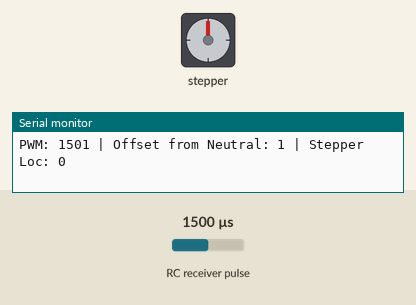
Simulated run of this sketch. Board: Arduino Uno, built with avr-gcc and run on an emulated ATmega328P. Shown: stepper motor, the last lines printed to the serial monitor. Wiring (inferred from the names in the program): RC receiver channel: data pin 5. The test bench sets the inputs (shaded band); at power-on: RC receiver pulse 1500 µs. Stepper angles assume 200 steps per turn.

Above: at 1.2 s.
1.3 s: RC receiver pulse (sensor on pin 5) set to 1484 µs
4.3 s: RC receiver pulse (sensor on pin 5) set to 1474 µs
At 6.2 s:
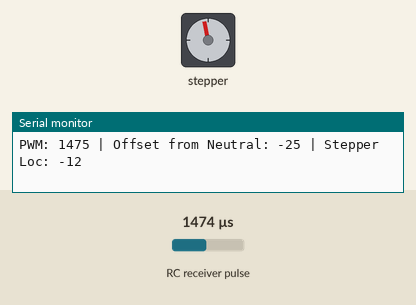
6.6 s: RC receiver pulse (sensor on pin 5) set to 1468 µs
At 7.11 s:
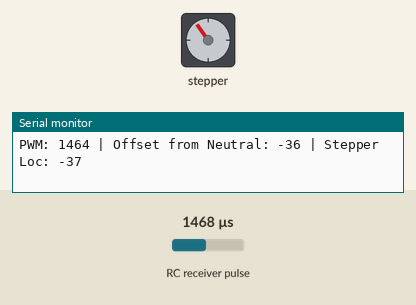
At 7.75 s:
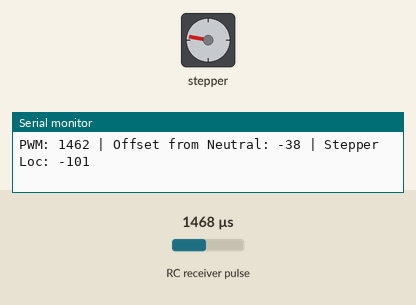
9.6 s: RC receiver pulse (sensor on pin 5) set to 1020 µs
At 9.96 s:
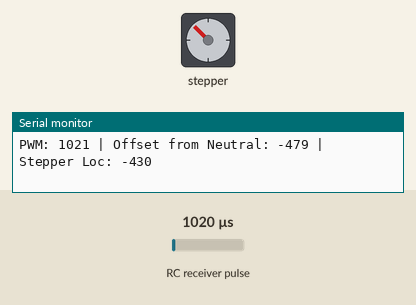
12.6 s: RC receiver pulse (sensor on pin 5) set to 1250 µs
15.6 s: RC receiver pulse (sensor on pin 5) set to 1980 µs
Timing chart, 0 to 19.6 s (numbered marks = the images above; inputs shaded):
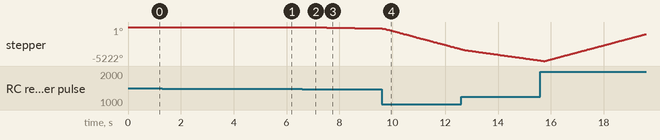

Measured:
- the behaviour switches between 1469 and 1468 µs on RC receiver pulse (sensor on pin 5) (found by bisection; images 1 and 2)
- after the input at 4.3 s, stepper: turns 11° counter-clockwise in 0.13 s, starting after 0.70 s
- after the input at 6.6 s, stepper: keeps turning counter-clockwise at about 73°/s, starting at once

The sketch:

Flight_Controller.ino
```cpp
#include <Stepper.h>

const int stepsPerRevolution = 200;
const int stepperSpeed = 60; // rpm
const float degPerMSecond = stepperSpeed / 60000.0;

int ch5;
int stepperLoc = 0; // Current angle position in degrees
Stepper myStepper(stepsPerRevolution, 8, 9, 10, 11);

const int neutralPWM = 1500; // Define neutral position (in µs)
const int deadzone = 30;     // Define a deadzone to prevent jitter

void setup() {
  myStepper.setSpeed(stepperSpeed);
  pinMode(5, INPUT); // Channel 5 input pin
  Serial.begin(9600);
}

void loop() {
  // Read the PWM pulse width from the RC controller on channel 5
  ch5 = pulseIn(5, HIGH, 30000);
    if (ch5 == 0){
    Serial.print("Caught 0");
    return;
  }

  // Calculate the difference from neutral
  int offset = ch5 - neutralPWM;

  // Determine the movement direction based on the offset
  if (abs(offset) > deadzone) { // Only act if outside the deadzone
    int mappedSpeed = map(abs(offset), 0, 500, 0, 200); // 500 is max offset
    myStepper.setSpeed(mappedSpeed);

    int diff = map(offset, -500, 500, -180, 180); // Map offset to angle

    // Convert degree difference to steps and move the stepper
    int stepsToMove = (stepsPerRevolution / 360.0) * diff;
    myStepper.step(stepsToMove);

    // Update the stepper's new location
    stepperLoc += diff;

    // Delay proportional to movement, if needed
    delay(abs(diff) * degPerMSecond);
  }

  // Output for debugging
  Serial.print("PWM: "); Serial.print(ch5);
  Serial.print(" | Offset from Neutral: "); Serial.print(offset);
  Serial.print(" | Stepper Loc: "); Serial.println(stepperLoc);
}
```
